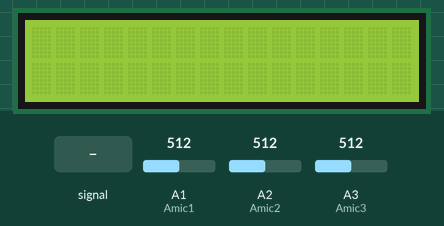
The sketch below on a simulated Arduino Uno, built with avr-gcc and run on an emulated ATmega328P. Parts: 16×2 character LCD. The inputs (shaded band) are chosen by the test bench; at power-on: A2 (Amic2) = 512, A1 (Amic1) = 512, A3 (Amic3) = 512. What the sketch prints to the serial monitor is not drawn.

Above: at 1.2 s.
1.3 s: A1 (Amic1) fed a 2 Hz sine of ±306 counts around its level
At 1.62 s:
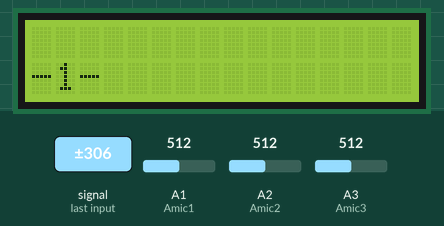
4.3 s: A2 (Amic2) set to 529
At 4.94 s:
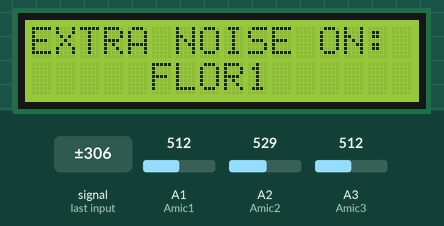
6.1 s: A2 (Amic2) fed a 1000 Hz sine of ±255 counts around its level
At 7.88 s:
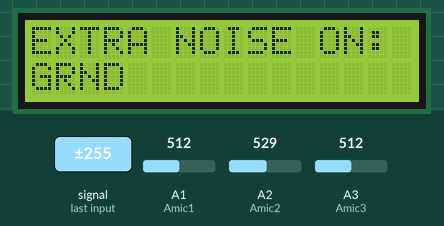
9.1 s: A2 (Amic2) fed a 2 Hz sine of ±306 counts around its level
At 9.69 s:
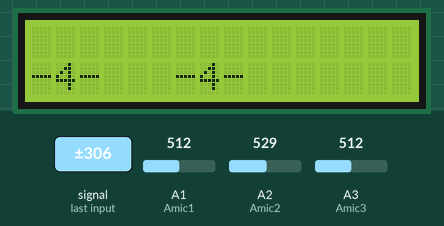
12.1 s: A3 (Amic3) fed a 2 Hz sine of ±306 counts around its level
At 12.2 s:
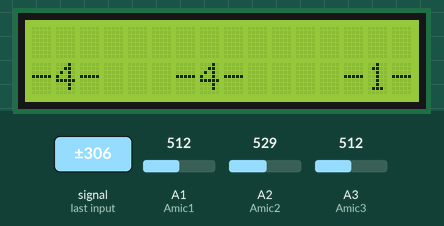
15.1 s: A1 (Amic1) set to 306
At 15.69 s:
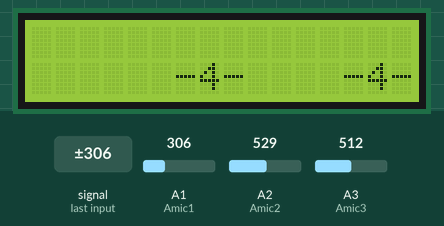

Measured:
- the behaviour switches between 521 and 522 on A2 (Amic2) (found by bisection; images 1 and 2)
- after the input at 1.3 s, the display: changes after 0.24 s (image 1)
- after the input at 4.3 s, the display: changes after 0.24 s (image 2)

The sketch:

proj.ino
```cpp
// include the library code:
#include <LiquidCrystal.h>
// initialize the library by associating any needed LCD interface pin
// with the arduino pin number it is connected to
const int rs = 12, en = 11, d4 = 5, d5 = 4, d6 = 3, d7 = 2;
LiquidCrystal lcd(rs, en, d4, d5, d6, d7);
const float Amic1 = A1;
const float Amic2 = A2;
const float Amic3 = A3;
const int r1 = 9;
const int r2 = 8;
const int r3 = 7;
const int y = 0;
int count1 = 0;
int count2 = 0;
int count3 = 0;


void setup() {

 Serial.begin(9600);
  pinMode(r1, OUTPUT);
  pinMode(r2, OUTPUT);
  pinMode(r3, OUTPUT);
  pinMode(y,OUTPUT);
    // set up the LCD's number of columns and rows:
  lcd.begin(16,2);
 // EXTRA NOISE ON:
 // GRND    0
 // FLR1    5
 // FLR2    10


 }

void loop() {
  int sens1 = map(analogRead(Amic1), 0,1023, 0, 100);
  int sens2 = map(analogRead(Amic2), 0,1023, 0, 100);
  int sens3 = map(analogRead(Amic3), 0,1023, 0, 100);
  Serial.print(sens1);
if(sens1 > 50){// only s0 high
  if(sens2 > 50){//s0, s2 high
    if(sens3 > 50){// all of them are high
      digitalWrite(r1,HIGH);
      counter1();
      digitalWrite(r2,HIGH);
      counter2();
      digitalWrite(r3,HIGH);
      counter3();
    }
    else{
      digitalWrite(r1,HIGH);
      counter1();
      digitalWrite(r2,HIGH);
      counter2();
      digitalWrite(r3,LOW);
      count3 = 0; // clear count3 because there is no noise therefore no time record for noise

    }
  }
  else if(sens3 > 50)// s0,s2 high
  {
     digitalWrite(r1,HIGH);
     counter1();
     digitalWrite(r2,LOW);
     count2 = 0;
     digitalWrite(r3,HIGH);
     counter3();
  }
  else{// only s0 high
      digitalWrite(r1,HIGH);
      counter1();
      digitalWrite(r2,LOW);
     count2 = 0;
     //digitalWrite(y, LOW);
      digitalWrite(r3,LOW);
     count3 = 0;

  }
}

else if(sens2 > 50){ // s0 low
  if(sens3 > 50){// s1,s2 high
      digitalWrite(r1,LOW);
      count1 = 0;
      //digitalWrite(y, LOW);
      digitalWrite(r2,HIGH);
      counter2();
      digitalWrite(r3,HIGH);
      counter3();

  }
  else{// only s2 high
      digitalWrite(r1,LOW);
     count1 = 0;
     //digitalWrite(y, LOW);
      digitalWrite(r2,HIGH);
      counter2();
      digitalWrite(r3,LOW);
     count3 = 0;
     //digitalWrite(y, LOW);
  }

}

else if(sens3 > 50 ){// only s2 high
      digitalWrite(r1,LOW);
     count1 = 0;
     //digitalWrite(y, LOW);
      digitalWrite(r2,LOW);
     count2 = 0;
     //digitalWrite(y, LOW);
      digitalWrite(r3,HIGH);
      counter3();
}

else{ //all of them are low
      digitalWrite(r1,LOW);
     count1 = 0;
     digitalWrite(y, LOW);
      digitalWrite(r2,LOW);
     count2 = 0;
     digitalWrite(y, LOW);
      digitalWrite(r3,LOW);
     count3 = 0;
     digitalWrite(y, LOW);
}
delay(30);

while( count1 < 6){
        if (count1 == 0)
        {
         lcd.setCursor(0,1);
         lcd.print("    ");// to clear the lcd if the count is zero unless it is displayed on lcd
        }
         else{
         lcd.setCursor(0,1);
         lcd.print("-");
         lcd.print(count1);// to display the counter on lcd
          lcd.print("-");
        lcd.print(" "); // to make the space after counter empty
         }
        break;
}

while( count2 < 6){
           if (count2 == 0)
        {
         lcd.setCursor(5,1);
         lcd.print("     ");
        }
       else {
        lcd.setCursor(5,1);
        lcd.print(" -");
       lcd.print(count2);
       lcd.print("- ");}

       break;
}
while( count3 < 6){
           if (count3 == 0){
          lcd.setCursor(10,1);
          lcd.print("      ");
         }

         else{

          lcd.setCursor(10,1);
         lcd.print("   ");// clear
          lcd.print("-");
         lcd.print(count3);
          lcd.print("-");
         }
         break;
}

if((count1 ==0) &&(count2==0) && (count3)==0){
  lcd.clear();
}


}


void counter1(){
         if(count1>5){
         lcd.setCursor(0,0);
         lcd.print("EXTRA NOISE ON:");
         delay(10);

        lcd.setCursor(0,1);
        lcd.print("GRND");
        digitalWrite(y, HIGH);
       }
       else{
        count1++; // increase time record
       }
}

void counter2(){
         if(count2>5){
         lcd.setCursor(0,0);
         lcd.print("EXTRA NOISE ON:");
         delay(10);
         lcd.setCursor(5,1);
         lcd.print("FLOR1");
         delay(10);
         digitalWrite(y, HIGH);
         }

           else{
        count2++;
       }
}

void counter3(){
         if(count3>5){
         lcd.setCursor(0,0);
         lcd.print("EXTRA NOISE ON:");

         delay(10);
         lcd.setCursor(10,1);
         lcd.print(" FLOR2");
         digitalWrite(y, HIGH);
          }
         else{
         count3++;
       }
}
```
